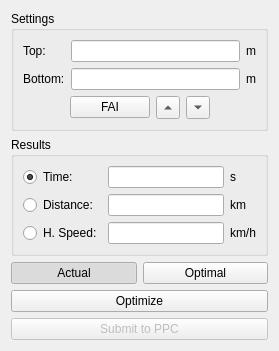
<?xml version="1.0" encoding="UTF-8"?>
<ui version="4.0">
 <class>PPCForm</class>
 <widget class="QWidget" name="PPCForm">
  <property name="geometry">
   <rect>
    <x>0</x>
    <y>0</y>
    <width>279</width>
    <height>349</height>
   </rect>
  </property>
  <property name="windowTitle">
   <string>Form</string>
  </property>
  <layout class="QVBoxLayout" name="verticalLayout_2">
   <item>
    <widget class="QGroupBox" name="groupBox">
     <property name="title">
      <string>Settings</string>
     </property>
     <layout class="QVBoxLayout" name="verticalLayout">
      <item>
       <layout class="QGridLayout" name="gridLayout">
        <item row="0" column="0">
         <widget class="QLabel" name="label">
          <property name="text">
           <string>Top:</string>
          </property>
         </widget>
        </item>
        <item row="0" column="1">
         <widget class="QLineEdit" name="topEdit"/>
        </item>
        <item row="0" column="2">
         <widget class="QLabel" name="topUnits">
          <property name="text">
           <string>m</string>
          </property>
         </widget>
        </item>
        <item row="1" column="0">
         <widget class="QLabel" name="label_2">
          <property name="text">
           <string>Bottom:</string>
          </property>
         </widget>
        </item>
        <item row="1" column="1">
         <widget class="QLineEdit" name="bottomEdit"/>
        </item>
        <item row="1" column="2">
         <widget class="QLabel" name="bottomUnits">
          <property name="text">
           <string>m</string>
          </property>
         </widget>
        </item>
       </layout>
      </item>
      <item>
       <layout class="QHBoxLayout" name="horizontalLayout">
        <item>
         <spacer name="horizontalSpacer">
          <property name="orientation">
           <enum>Qt::Horizontal</enum>
          </property>
          <property name="sizeHint" stdset="0">
           <size>
            <width>40</width>
            <height>20</height>
           </size>
          </property>
         </spacer>
        </item>
        <item>
         <widget class="QPushButton" name="faiButton">
          <property name="text">
           <string>FAI</string>
          </property>
         </widget>
        </item>
        <item>
         <widget class="QToolButton" name="upButton">
          <property name="text">
           <string>...</string>
          </property>
          <property name="arrowType">
           <enum>Qt::UpArrow</enum>
          </property>
         </widget>
        </item>
        <item>
         <widget class="QToolButton" name="downButton">
          <property name="text">
           <string>...</string>
          </property>
          <property name="arrowType">
           <enum>Qt::DownArrow</enum>
          </property>
         </widget>
        </item>
        <item>
         <spacer name="horizontalSpacer_2">
          <property name="orientation">
           <enum>Qt::Horizontal</enum>
          </property>
          <property name="sizeHint" stdset="0">
           <size>
            <width>40</width>
            <height>20</height>
           </size>
          </property>
         </spacer>
        </item>
       </layout>
      </item>
     </layout>
    </widget>
   </item>
   <item>
    <widget class="QGroupBox" name="groupBox_2">
     <property name="title">
      <string>Results</string>
     </property>
     <layout class="QVBoxLayout" name="verticalLayout_3">
      <item>
       <layout class="QGridLayout" name="gridLayout_2">
        <item row="1" column="1">
         <widget class="QLineEdit" name="distanceEdit">
          <property name="readOnly">
           <bool>true</bool>
          </property>
         </widget>
        </item>
        <item row="1" column="2">
         <widget class="QLabel" name="distanceUnits">
          <property name="text">
           <string>km</string>
          </property>
         </widget>
        </item>
        <item row="0" column="2">
         <widget class="QLabel" name="timeUnits">
          <property name="text">
           <string>s</string>
          </property>
         </widget>
        </item>
        <item row="1" column="0">
         <widget class="QRadioButton" name="distanceButton">
          <property name="text">
           <string>Distance:</string>
          </property>
         </widget>
        </item>
        <item row="0" column="1">
         <widget class="QLineEdit" name="timeEdit">
          <property name="readOnly">
           <bool>true</bool>
          </property>
         </widget>
        </item>
        <item row="2" column="1">
         <widget class="QLineEdit" name="horizontalSpeedEdit">
          <property name="readOnly">
           <bool>true</bool>
          </property>
         </widget>
        </item>
        <item row="2" column="2">
         <widget class="QLabel" name="horizontalSpeedUnits">
          <property name="text">
           <string>km/h</string>
          </property>
         </widget>
        </item>
        <item row="2" column="0">
         <widget class="QRadioButton" name="hSpeedButton">
          <property name="text">
           <string>H. Speed:</string>
          </property>
         </widget>
        </item>
        <item row="0" column="0">
         <widget class="QRadioButton" name="timeButton">
          <property name="text">
           <string>Time:</string>
          </property>
          <property name="checked">
           <bool>true</bool>
          </property>
         </widget>
        </item>
       </layout>
      </item>
     </layout>
    </widget>
   </item>
   <item>
    <layout class="QHBoxLayout" name="horizontalLayout_2">
     <item>
      <widget class="QPushButton" name="actualButton">
       <property name="text">
        <string>Actual</string>
       </property>
       <property name="checkable">
        <bool>true</bool>
       </property>
       <property name="checked">
        <bool>true</bool>
       </property>
      </widget>
     </item>
     <item>
      <widget class="QPushButton" name="optimalButton">
       <property name="text">
        <string>Optimal</string>
       </property>
       <property name="checkable">
        <bool>true</bool>
       </property>
      </widget>
     </item>
    </layout>
   </item>
   <item>
    <widget class="QPushButton" name="optimizeButton">
     <property name="text">
      <string>Optimize</string>
     </property>
    </widget>
   </item>
   <item>
    <widget class="QPushButton" name="ppcButton">
     <property name="enabled">
      <bool>false</bool>
     </property>
     <property name="text">
      <string>Submit to PPC</string>
     </property>
    </widget>
   </item>
   <item>
    <spacer name="verticalSpacer">
     <property name="orientation">
      <enum>Qt::Vertical</enum>
     </property>
     <property name="sizeHint" stdset="0">
      <size>
       <width>20</width>
       <height>40</height>
      </size>
     </property>
    </spacer>
   </item>
  </layout>
 </widget>
 <resources/>
 <connections/>
</ui>
